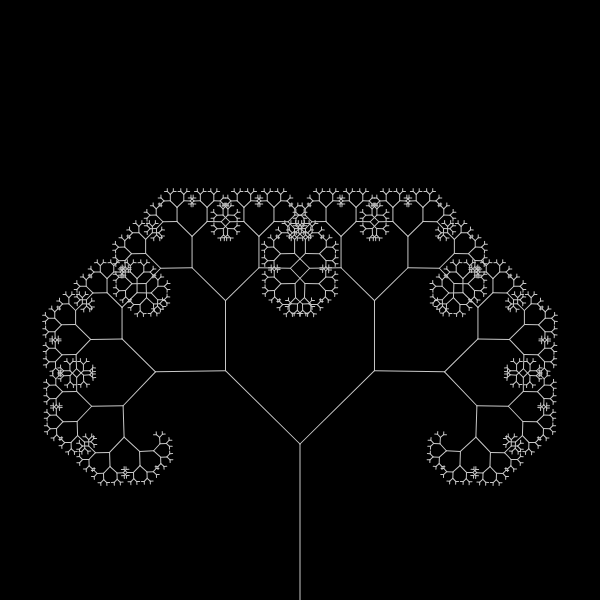
Frame 1 (no input)
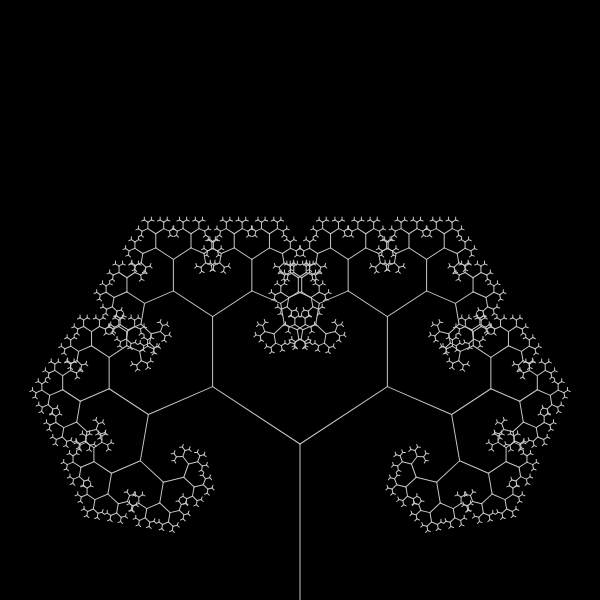
Frame 60 (no input)
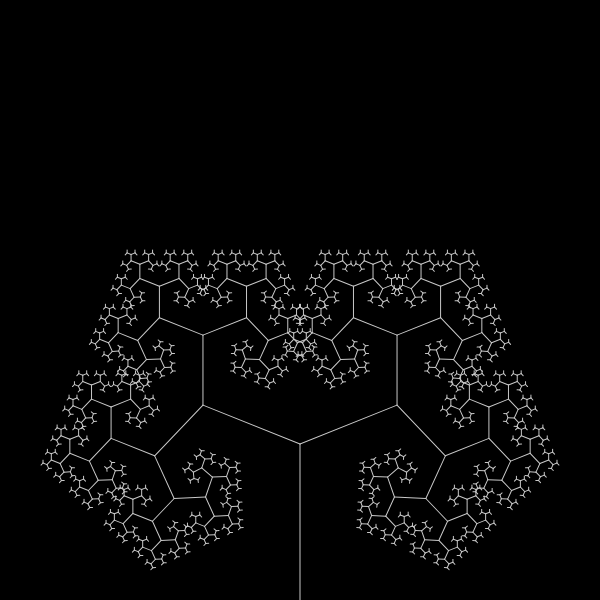
Frame 120 (the mouse pressed at the canvas centre since frame 60)

The p5.js sketch that drew these frames (run headless with seeded random() and noise() and a simulated clock; from frame 60 on, the mouse is pressed at the canvas centre):

// p5.js sketch
// ── sketch.js
var animate = true; //Turn this to true if your computer can handle it at the level of detail that you've set
var angle = 0; //You can change this manually, or use the slider in the output
var limit = 4; //Turn this up for less lag. A good number for smooth animation is 4
var scrub = 0.01; //Slider bar scrubbing detail
var animMult = 0.0002; //Multiply animation speed
var sizeMult = 0.26; //Fractal size relative to screen. Larger multipliers will increase detail
var brLenRatio = 0.67; //Size of child branch relative to parent
var canvasSize = 600;

function setup() {
  createCanvas(canvasSize, canvasSize);
  slider = createSlider(0, TWO_PI, QUARTER_PI, scrub);
}

function draw() {
  stroke(200);
  strokeWeight(1);
  background(0);

  if (animate === true) {
    angle = slider.value() + (millis() * animMult);
  } else {
    angle = slider.value();
  }

  translate(width / 2, height);
  branch(height * sizeMult);
}

function branch(length) {

  line(0, 0, 0, -length);
  translate(0, -length);

  push();
  rotate(angle);
  if (length > limit) {
    branch(length * brLenRatio);
  }
  pop();

  push();
  rotate(-angle);
  if (length > limit) {
    branch(length * brLenRatio);
  }
  pop();

}
// ── style.css
html, body {
  margin: 0;
  padding: 0;
  background-color: black;
}
